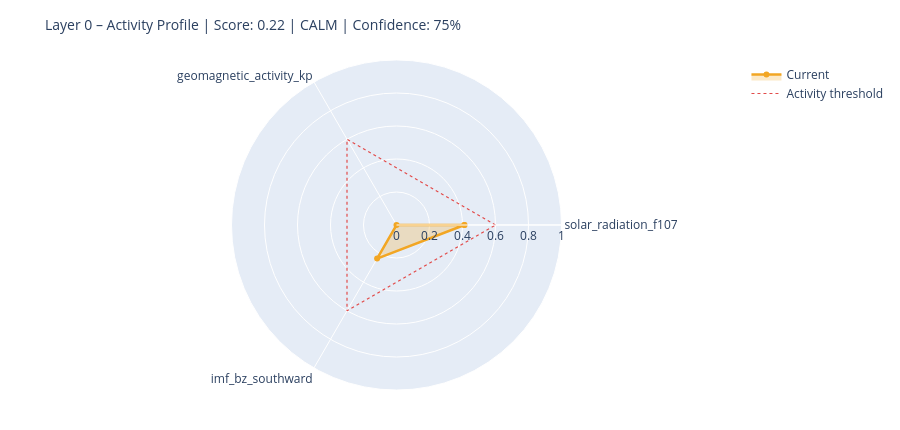

Notebook code for this chart:
### Markdown cell above
---
## 6. State Assessment & Handoff to Layer 1

### Code cell
# ============================================================
# STEP 1 – Collect raw values with source modes
# Mode: 'primary' | 'fallback_3h' | 'last_valid' | 'missing'
# ============================================================

def safe_last(df, col):
    if df is None or col not in df.columns: return None
    s = df[col].dropna()
    return float(s.iloc[-1]) if not s.empty else None

f107_now = safe_last(df_f107, 'f10.7')
bz_now   = safe_last(df_mag,  'bz_gsm')
kp_now   = safe_last(df_kp,   'kp')
sw_now   = safe_last(df_sw,   'speed')

source_modes = {
    'F10.7':    'primary'  if f107_now is not None else 'missing',
    'Kp':       'primary'  if kp_now   is not None else 'missing',
    'IMF_Bz':   'primary'  if bz_now   is not None else 'missing',
    'SW_speed': 'primary'  if sw_now   is not None else 'missing',
}

# Kp Fallback – 3h endpoint
if kp_now is None:
    try:
        r = requests.get(
            'https://services.swpc.noaa.gov/json/noaa-planetary-k-index.json',
            timeout=10)
        r.raise_for_status()
        fb = pd.DataFrame(r.json())
        tc = next((c for c in fb.columns if 'time' in c.lower()), fb.columns[0])
        kc = next((c for c in fb.columns if 'kp' in c.lower() and c != tc), None)
        if kc:
            fb[kc] = fb[kc].astype(str).str.extract(r'([0-9]+(?:\.[0-9]*)?)')[0]
            fb[kc] = pd.to_numeric(fb[kc], errors='coerce')
            fb = fb[fb[kc] >= 0].dropna(subset=[kc])
            if not fb.empty:
                kp_now = float(fb[kc].iloc[-1])
                source_modes['Kp'] = 'fallback_3h'
                print(f'  Kp fallback (3h): {kp_now:.1f}')
    except Exception as e:
        print(f'  Kp fallback failed: {e}')

# Solar Wind Fallback – last valid value
if sw_now is None and df_sw is not None and 'speed' in df_sw.columns:
    s = df_sw['speed'].dropna()
    if not s.empty:
        sw_now = float(s.iloc[-1])
        source_modes['SW_speed'] = 'last_valid'
        print(f'  SW fallback (last_valid): {sw_now:.0f} km/s')

print()
print('Source modes:', source_modes)

# ============================================================
# STEP 2 – Score from available components only
# ============================================================

def norm(v, lo, hi):
    if v is None: return None
    return max(0.0, min(1.0, (v - lo) / (hi - lo)))

COMPONENTS = {
    'solar_radiation_f107':    (f107_now, norm(f107_now, 60, 250)),
    'geomagnetic_activity_kp': (kp_now,   norm(kp_now,   0,   9)),
    'imf_bz_southward':        (bz_now,   norm(-(bz_now or 0) if bz_now else None, -5, 30)
                                           if bz_now is not None else None),
    'solar_wind_speed':        (sw_now,   norm(sw_now, 300, 800)),
}

available   = {k: v[1] for k, v in COMPONENTS.items() if v[1] is not None}
unavailable = [k for k, v in COMPONENTS.items() if v[1] is None]

layer0_score = round(sum(available.values()) / len(available), 4) if available else None
confidence   = round(len(available) / len(COMPONENTS), 2)

level = ('unknown'  if layer0_score is None
         else 'calm'     if layer0_score < 0.3
         else 'moderate' if layer0_score < 0.6
         else 'active')

# ============================================================
# STEP 3 – Dominant Driver
# ============================================================

def dominant_driver(kp, f107, bz, sw):
    candidates = []
    if kp   is not None and kp   >= 4:   candidates.append(('geomagnetic',    kp / 9))
    if sw   is not None and sw   >= 500:  candidates.append(('solar_wind',     sw / 800))
    if bz   is not None and bz   <= -5:   candidates.append(('imf_southward',  abs(bz) / 30))
    if f107 is not None and f107 >= 150:  candidates.append(('solar_radiation',f107 / 250))
    return max(candidates, key=lambda x: x[1])[0] if candidates else 'none'

driver = dominant_driver(kp_now, f107_now, bz_now, sw_now)

# ============================================================
# STEP 4 – Downstream expectations
# ============================================================

def downstream_expectation(driver, score, kp, bz, f107):
    exp = {
        'magnetosphere':        'calm',
        'ionosphere':           'calm',
        'schumann_resonance':   'unchanged',
        'lithosphere_currents': 'low',
    }
    if driver == 'geomagnetic' or (kp and kp >= 5):
        exp['magnetosphere']        = 'compressed / storm'
        exp['ionosphere']           = 'elevated disturbance (TEC variability)'
        exp['schumann_resonance']   = 'elevated amplitude possible'
        exp['lithosphere_currents'] = 'elevated induction currents'
    elif driver == 'imf_southward' or (bz and bz <= -5):
        exp['magnetosphere']        = 'energy coupling active'
        exp['ionosphere']           = 'elevated electron density possible'
        exp['schumann_resonance']   = 'slight modulation possible'
    elif driver == 'solar_radiation' or (f107 and f107 >= 150):
        exp['ionosphere']           = 'elevated ionization (F-layer)'
        exp['schumann_resonance']   = 'slightly elevated background activity'
    return exp

downstream = downstream_expectation(driver, layer0_score, kp_now, bz_now, f107_now)

# ============================================================
# CONSOLE OUTPUT
# ============================================================

W = 58
print('=' * W)
print('LAYER 0 – STATE ASSESSMENT')
print('=' * W)
for name, (raw_v, score_v) in COMPONENTS.items():
    if score_v is not None:
        bar = '█' * int(score_v * 20) + '░' * (20 - int(score_v * 20))
        print(f'  {name:<35}  {bar}  {score_v:.2f}')
    else:
        print(f'  {name:<35}  {"─" * 20}  n/a')
print('-' * W)
print(f'  Score ({len(available)}/{len(COMPONENTS)} components):  {layer0_score:.3f}')
print(f'  Confidence:         {confidence:.0%}')
print(f'  Level:              {level.upper()}')
print(f'  Dominant Driver:    {driver}')

# Radar chart
cats = list(available.keys())
vals = list(available.values())
if len(cats) >= 3:
    fig = go.Figure()
    fig.add_trace(go.Scatterpolar(
        r=vals + [vals[0]], theta=cats + [cats[0]],
        fill='toself', fillcolor='rgba(242,166,35,0.25)',
        line=dict(color='#F2A623', width=2.5), name='Current'
    ))
    fig.add_trace(go.Scatterpolar(
        r=[0.6] * (len(cats) + 1), theta=cats + [cats[0]],
        line=dict(color='#E24B4A', dash='dot', width=1.2),
        mode='lines', name='Activity threshold'
    ))
    fig.update_layout(
        title=dict(text=f'Layer 0 – Activity Profile | Score: {layer0_score:.2f} | {level.upper()} | Confidence: {confidence:.0%}',
                   font=dict(size=14)),
        polar=dict(radialaxis=dict(visible=True, range=[0, 1])),
        height=430, showlegend=True,
        margin=dict(l=60, r=60, t=60, b=40)
    )
    fig.show()

### Figure 1 — Plotly figure (JSON) as saved in the notebook; plotly's stock layout.template omitted (floating-point values rounded to 4 significant figures)
{"data": [{"fill": "toself", "fillcolor": "rgba(242,166,35,0.25)", "line": {"color": "#F2A623", "width": 2.5}, "name": "Current", "r": [0.4116, 0.0, 0.2351, 0.4116], "theta": ["solar_radiation_f107", "geomagnetic_activity_kp", "imf_bz_southward", "solar_radiation_f107"], "type": "scatterpolar"}, {"line": {"color": "#E24B4A", "dash": "dot", "width": 1.2}, "mode": "lines", "name": "Activity threshold", "r": [0.6, 0.6, 0.6, 0.6], "theta": ["solar_radiation_f107", "geomagnetic_activity_kp", "imf_bz_southward", "solar_radiation_f107"], "type": "scatterpolar"}], "layout": {"height": 430, "margin": {"b": 40, "l": 60, "r": 60, "t": 60}, "polar": {"radialaxis": {"range": [0, 1], "visible": true}}, "showlegend": true, "title": {"font": {"size": 14}, "text": "Layer 0 – Activity Profile | Score: 0.22 | CALM | Confidence: 75%"}}}
